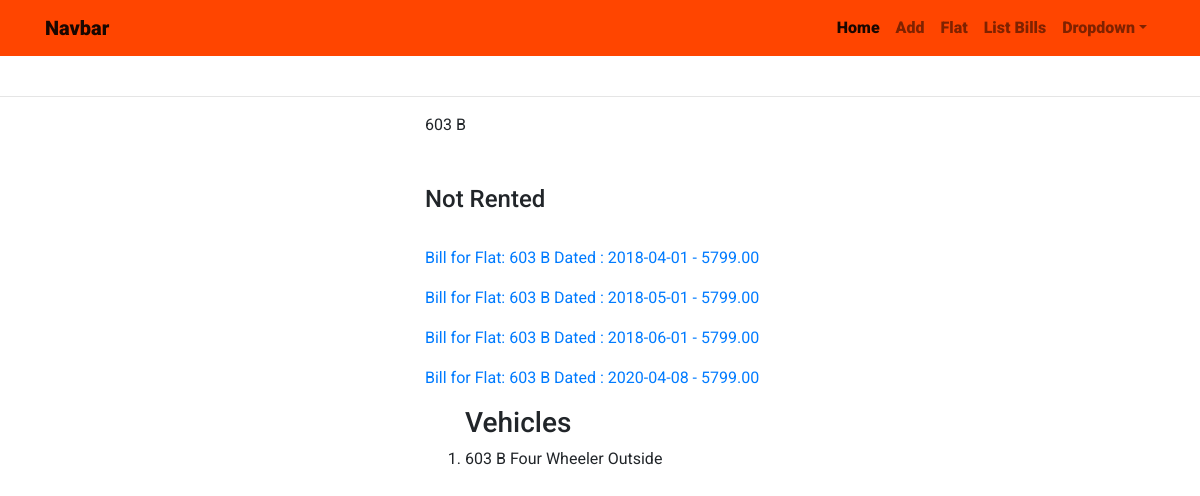
The page /flats/603B on the database its author committed.
### members/models.py (models this page shows, shortened)
class Flat (models.Model):
        flat_number     = models.CharField(max_length=3,
                        verbose_name='Flat Number',
                        validators = [number_validator],
                        )
        wing            = models.CharField(max_length=1)
        slug            = models.SlugField(unique = True, blank=True)
        def has_vehicle(self):
                if self.vehicle_set.count()>0:
                        return True
                else:
                        return False
        class Meta:
                unique_together = ("flat_number", "wing")
        def __str__(self):
                return "{} {}".format( self.flat_number, self.wing)

class RentalStatus(models.Model):
        flat_number     = models.OneToOneField(Flat, on_delete=models.CASCADE)
        is_rented       = models.BooleanField(default =False)
        def __str__(self):
                if self.is_rented:
                        return "Rented"
                else:
                        return "Not Rented"

class Vehicle(models.Model):
        TYPE = (
                ("TWST", "Two Wheeler Stilt"),
                ("FWST", "Four Wheeler Stilt"),
                ("TWOU", "Two Wheeler Outside"),
                ("FWOU", "Four Wheeler Outside"),
        )
        vehicle         = models.CharField(max_length=4, choices=TYPE)
        flat            =models.ForeignKey(Flat, on_delete=models.CASCADE)
        def __str__(self):
                return ("{} {}".format(self.flat, self.get_vehicle_display()))

### billing/models.py (models this page shows)
class FlatBill(models.Model):
    flat_name       = models.ForeignKey(Flat, on_delete=models.CASCADE)
    bill_date       = models.DateField("Bill Date", auto_now_add=True)
    municipal_tax   = models.DecimalField(max_digits=10, decimal_places=2, help_text = "Taxes Levied by BMC")
    maintenance     = models.DecimalField(max_digits=10, decimal_places=2, help_text = "Maintenance Charges")
    water_charges   = models.DecimalField(max_digits=10, decimal_places=2, help_text = "Water Costs")
    parking_charges = models.DecimalField(max_digits=10, decimal_places=2, help_text = "Car/Scooter/Stilt")
    sinking_fund    = models.DecimalField(max_digits=10, decimal_places=2, help_text = "Sinking Fund")
    building_repair = models.DecimalField(max_digits=10, decimal_places=2, help_text = "Fund for Building Repairs")
    is_paid         = models.BooleanField(default=False)
    elec_ins_chgs   = models.DecimalField("Electricity Insurance Charges", max_digits=10,
                                            decimal_places=2,
                                            help_text = "Electricity Insurance"
                                        )
    noc_charges     = models.DecimalField("N.O.C. Charges", max_digits=10, decimal_places=2,
                                         help_text = "Non Occupancy Charges",
                                         default = 0,
                                         )
    add_item_name_1 = models.CharField("Additional Items e.g. Building Maintenance",
                                        max_length=100, blank=True )
    add_item_name_2 = models.CharField("Additional Items e.g. Emergency_fund",
                                        max_length=100, blank=True )
    add_item_amt_1  = models.DecimalField(default = 0, max_digits=10, decimal_places=2, help_text = "Amount for Additional Item 1")
    add_item_amt_2  = models.DecimalField(default = 0, max_digits=10, decimal_places=2, help_text = "Amount for Additional Item 2")
    def __str__(self):
        return ("Bill for Flat: {} Dated : {}".format(self.flat_name, self.bill_date))
    def total(self):
        return(self.municipal_tax +
                self.maintenance +
                self.water_charges +
                self.parking_charges +
                self.sinking_fund +
                self.building_repair +
                self.elec_ins_chgs +
                self.noc_charges +
                self.add_item_amt_1 +
                self.add_item_amt_2
                )

### members/views.py (the view)
# urls.py: path('flats/<slug>', FlatDetailView.as_view(), name = "flat_detail"),
class FlatDetailView(DetailView):
    model = Flat
    template = "/templates/flat_detail1.html"

### society/templates/members/flat_detail.html
{% extends 'index1.html' %}
{% block content %}
{{ flat }}<br>
{{ flat.guest }}<br>
{{ flat.guest.mobile }}<br>
<h4>{{flat.rentalstatus}}</h4><br>
{% for bill in flat.flatbill_set.all %}
<p>
    <a  href = "{% url 'bill_view' bill.id %}">{{bill}} - {{bill.total}}</a><br>
</p>
{% endfor %}
{% if flat.has_vehicle %}
    <ol><h3>Vehicles</h3>
    {% for motor in flat.vehicle_set.all %}
        <li>{{ motor }}</li>
    {% endfor %}
    </ol>
{% endif %}
{% endblock content %}

### static/css/stylesheet.css (style rules this page uses)
body { padding-top: 5rem; font-family: 'Roboto', sans-serif; }

### rows shown on the page
Flat: flat_number+wing "603 B", rentalstatus "Not Rented"
FlatBill: flat_name+bill_date "Bill for Flat: 603 B Dated : 2018-04-01", total "5799.00"
FlatBill: flat_name+bill_date "Bill for Flat: 603 B Dated : 2018-05-01", total "5799.00"
FlatBill: flat_name+bill_date "Bill for Flat: 603 B Dated : 2018-06-01", total "5799.00"
FlatBill: flat_name+bill_date "Bill for Flat: 603 B Dated : 2020-04-08", total "5799.00"
Vehicle: flat+vehicle "603 B Four Wheeler Outside"
